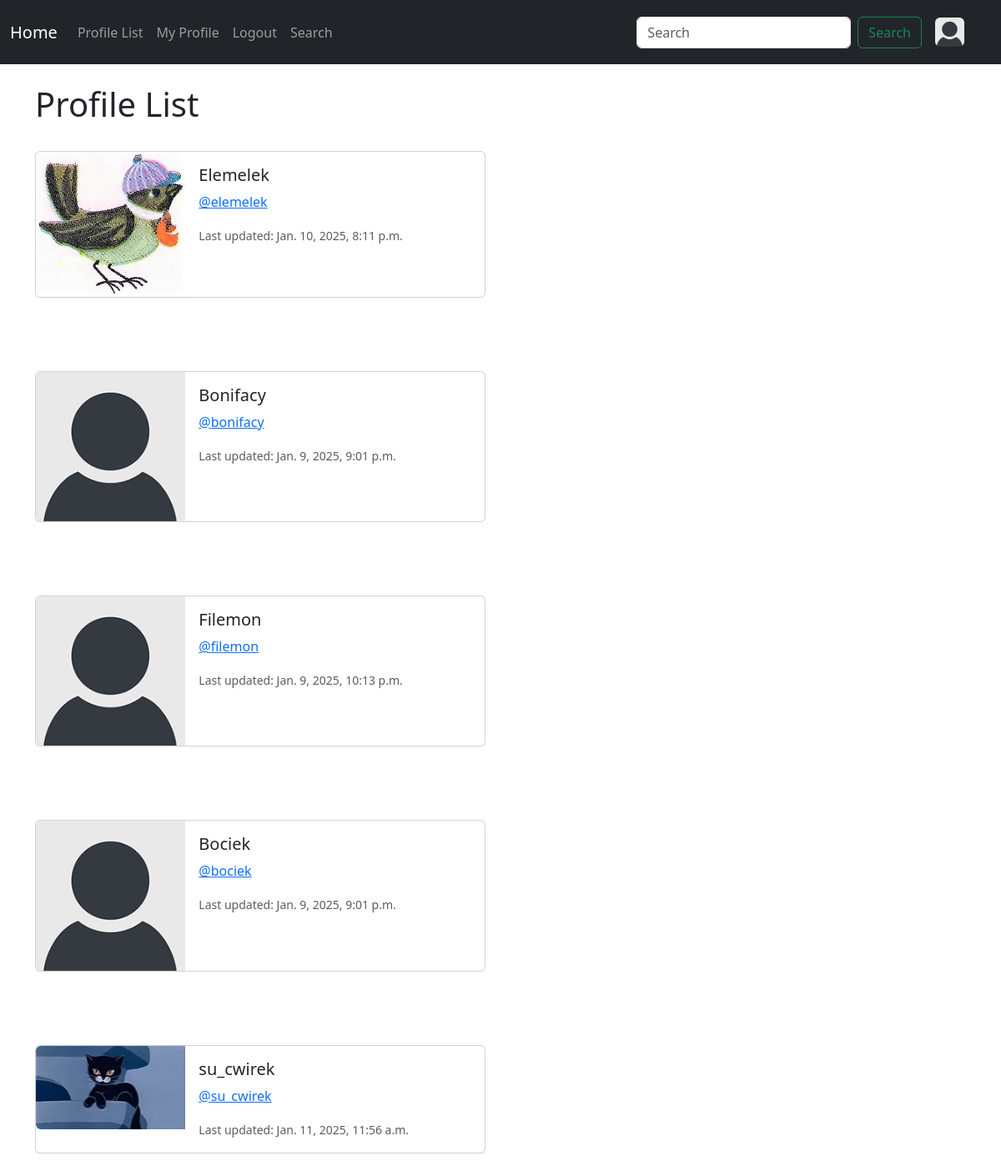
/profile_list/ (signed in), run on an earlier commit of the app's database.
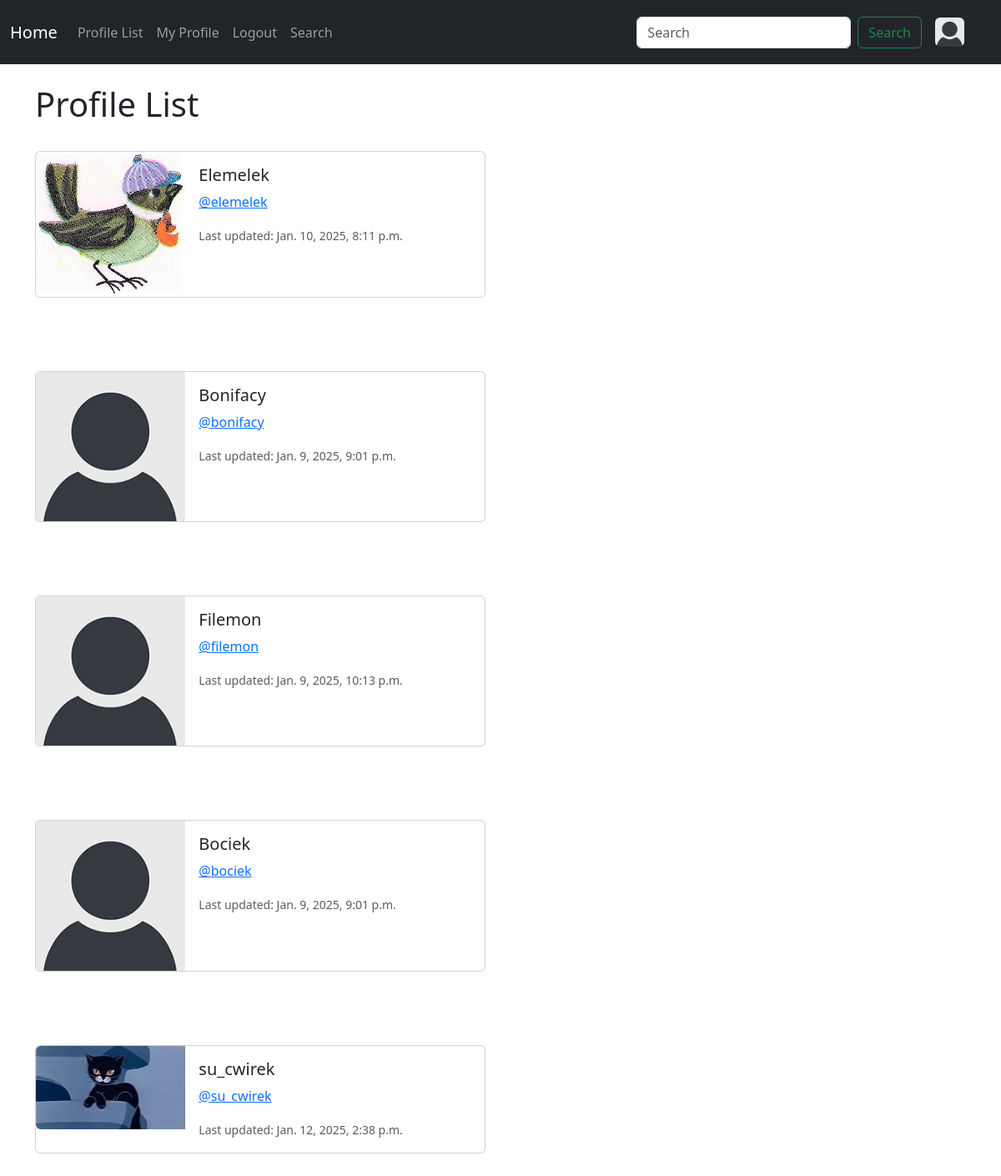
And on a later commit of the database.
### cwirek/models.py (models this page shows, shortened)
class Profile(models.Model):
    user = models.OneToOneField(User, on_delete=models.CASCADE)
    follows = models.ManyToManyField("self", related_name="followed_by", symmetrical=False, blank=True)
    date_modified = models.DateTimeField(User, auto_now=True)
    profile_image = models.ImageField(null=True, blank=True, upload_to="images/")
    profile_bio = models.CharField(null=True, blank=True, max_length=1500)
    homepage_link = models.CharField(null=True, blank=True, max_length=100)
    facebook_link = models.CharField(null=True, blank=True, max_length=100)
    instagram_link = models.CharField(null=True, blank=True, max_length=100)
    linkedin_link = models.CharField(null=True, blank=True, max_length=100)
    youtube_link = models.CharField(null=True, blank=True, max_length=100)

### cwirek/views.py (the view)
# urls.py: path('profile_list/', views.profile_list, name="profile_list"),
def profile_list(request):
    if request.user.is_authenticated:
        profiles = Profile.objects.exclude(user=request.user)
        return render(request, 'profile_list.html', {"profiles":profiles})
    else:
        messages.success(request, ("You must be logged in to view this page..."))
        return redirect('home')

### cwirek/templates/profile_list.html
{% extends 'base.html' %}
{% load static %}
{% block content %}
<h1>Profile List</h1>
<br/>
{% if profiles %}
    {% for profile in profiles %}
    <div class="card mb-3" style="max-width: 540px;">
        <div class="row g-0">
          <div class="col-md-4">
            {% if profile.profile_image %}
                <img src="{{ profile.profile_image.url }}" class="img-fluid rounded-start" alt="">
            {% else %}
            <img src="{% static 'images/default_profile_pic.png' %}" class="img-fluid rounded-start" alt="{{profile.user.username}}">
            {% endif%}
          </div>
          <div class="col-md-8">
            <div class="card-body">
              <h5 class="card-title">{{ profile.user.username}}</h5>
              <p class="card-text"><a href="{% url 'profile' profile.user.id %}">@{{ profile.user.username|lower}}</a></p>
              <p class="card-text"><small class="text-body-secondary">Last updated: {{profile.date_modified}}</small></p>
            </div>
          </div>
        </div>
      </div>
      <br/><br/><br/>
    {% endfor %}
{% endif %}
{% endblock %}

What changed in the data, as far as the page shows it:
changed Profile "su_cwirek": date_modified "Jan. 11, 2025, 11:56 a.m." → "Jan. 12, 2025, 2:38 p.m."
